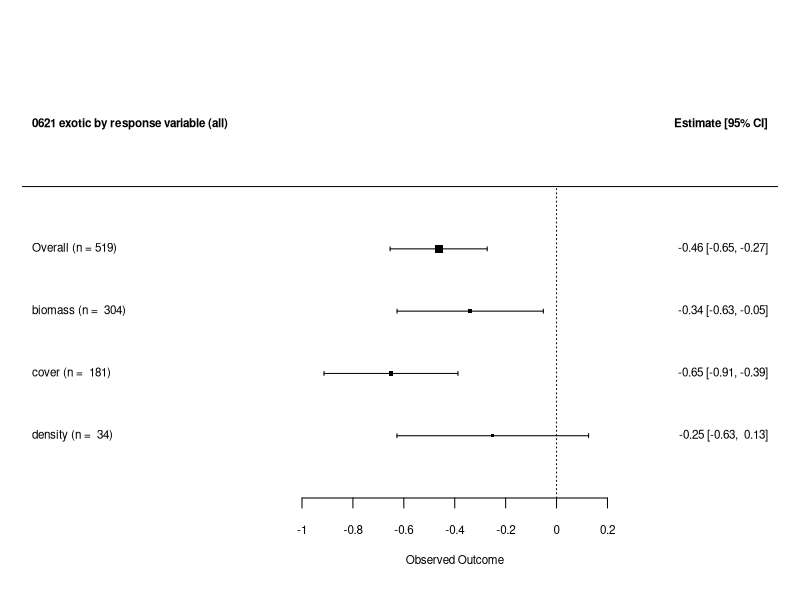
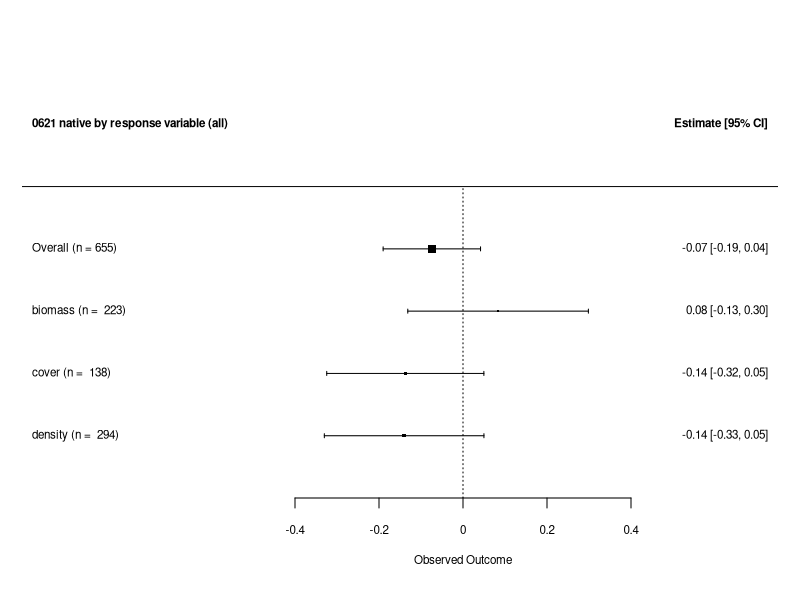
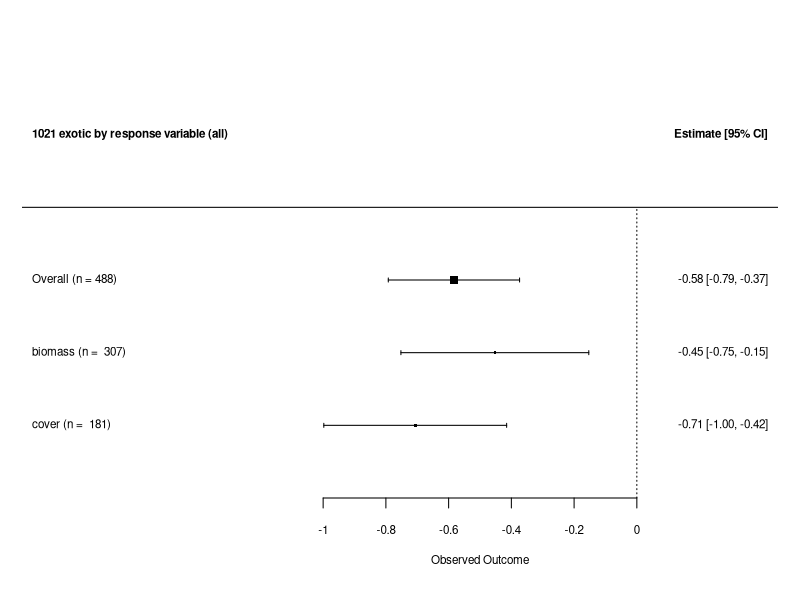

Recreate these plots in R, in order. (Note: this script raises an error after producing the figures.)
library(tidyverse)
library(readxl)
library(metafor)

# Functions ---------------------------------------------------------------

single.mod.cat <- function(dat, var, dat.mv, dat.mv.var, h) {
  print(dat.mv.var)
  print(noquote(paste("QM/QT =", dat.mv.var[["QM"]] / sum(dat.mv.var[["QE"]], dat.mv.var[["QM"]]))))
  
  n.forest <- count(dat, !!sym(var))
  colnames(n.forest) <- c("moderator", "n")
  n.forest$end <- rep(")", dim(n.forest)[1])
  n.forest$n <- paste(n.forest$n, n.forest$end, sep = "")
  n.forest$start <- rep("(n = ", dim(n.forest)[1])
  n.forest$n <- paste(n.forest$start, n.forest$n)
  n.forest$var_col <- paste(n.forest$moderator, n.forest$n)
  n.forest <- n.forest %>% 
    filter(!is.na(moderator))
  overall <- paste("Overall (n = ", dat.mv$k, ")", sep = "")
  
  forest(x = c(dat.mv[[1]], dat.mv.var[[1]]),
         ci.lb = c(dat.mv[[6]], dat.mv.var[[6]]),
         ci.ub = c(dat.mv[[7]], dat.mv.var[[7]]),
         slab = c(overall, n.forest$var_col),
         header = h,
         cex = 0.7)
}


###########################################################################
# 0621 data
###########################################################################

# Load data (0621) --------------------------------------------------------

raw <- read_xlsx("C-addition-studies.xlsx", sheet = "screen 3_data (1 res)")
raw$plant_apgfs <- paste(raw$plant_anper, raw$plant_gfs, sep = " ")
raw$C_app_tm <- raw$duration_first - raw$duration_last
raw$C_app_ma <- raw$C_app_tm / raw$C_app

# Data wrangling
trt.cntrl.se.sd <- c("biomass_mean_trt", "biomass_SE_trt", "biomass_SD_trt",
                     "biomass_mean_cntrl", "biomass_SE_cntrl", "biomass_SD_cntrl")
to.drop <- c("biomass_SE_trt", "biomass_SE_cntrl", "to_sd_trt", "to_sd_cntrl")
biomass <- raw %>% 
  select(!(contains("cover"))) %>% 
  select(!contains("density")) %>% 
  filter(!is.na(biomass_mean_trt)) %>% 
  mutate_at(trt.cntrl.se.sd, as.numeric) %>% 
  mutate(to_sd_trt = biomass_SE_trt * sqrt(n_trt)) %>% 
  mutate(to_sd_cntrl = biomass_SE_cntrl * sqrt(n_cntrl)) %>% 
  mutate(biomass_SD_trt = paste(biomass_SD_trt, to_sd_trt)) %>% 
  mutate(biomass_SD_trt = str_remove(biomass_SD_trt, pattern = "NA"), .keep = "unused") %>% 
  mutate(biomass_SD_cntrl = paste(biomass_SD_cntrl, to_sd_cntrl)) %>% 
  mutate(biomass_SD_cntrl = str_remove(biomass_SD_cntrl, pattern = "NA"), .keep = "unused") %>% 
  select(-all_of(to.drop)) %>% 
  mutate_at(c("biomass_SD_trt", "biomass_SD_cntrl"), as.numeric) %>% 
  rename(mean_trt = biomass_mean_trt) %>% 
  rename(mean_cntrl = biomass_mean_cntrl) %>% 
  rename(SD_trt = biomass_SD_trt) %>% 
  rename(SD_cntrl = biomass_SD_cntrl)
biomass$res <- rep("biomass", nrow(biomass))

trt.cntrl.se.sd <- c("cover_mean_trt", "cover_SE_trt", "cover_SD_trt",
                     "cover_mean_cntrl", "cover_SE_cntrl", "cover_SD_cntrl")
to.drop <- c("cover_SE_trt", "cover_SE_cntrl", "to_sd_trt", "to_sd_cntrl")
cover <- raw %>% 
  select(!(contains("biomass"))) %>% 
  select(!contains("density")) %>% 
  filter(!is.na(cover_mean_cntrl)) %>% 
  mutate_at(trt.cntrl.se.sd, as.numeric) %>% 
  mutate(to_sd_trt = cover_SE_trt * sqrt(n_trt)) %>% 
  mutate(to_sd_cntrl = cover_SE_cntrl * sqrt(n_cntrl)) %>% 
  mutate(cover_SD_trt = paste(cover_SD_trt, to_sd_trt)) %>% 
  mutate(cover_SD_trt = str_remove(cover_SD_trt, pattern = "NA"), .keep = "unused") %>% 
  mutate(cover_SD_cntrl = paste(cover_SD_cntrl, to_sd_cntrl)) %>% 
  mutate(cover_SD_cntrl = str_remove(cover_SD_cntrl, pattern = "NA"), .keep = "unused") %>% 
  select(-all_of(to.drop)) %>% 
  mutate_at(c("cover_SD_trt", "cover_SD_cntrl"), as.numeric)  %>% 
  rename(mean_trt = cover_mean_trt) %>% 
  rename(mean_cntrl = cover_mean_cntrl) %>% 
  rename(SD_trt = cover_SD_trt) %>% 
  rename(SD_cntrl = cover_SD_cntrl) # warning because one Burke point is blank (was <1)
cover$res <- rep("cover", nrow(cover))

trt.cntrl.se.sd <- c("density_mean_trt", "density_SE_trt", "density_SD_trt",
                     "density_mean_cntrl", "density_SE_cntrl", "density_SD_cntrl")
to.drop <- c("density_SE_trt", "density_SE_cntrl", "to_sd_trt", "to_sd_cntrl")
density <- raw %>% 
  select(!(contains("cover"))) %>% 
  select(!contains("biomass")) %>% 
  filter(!is.na(density_mean_trt)) %>% 
  mutate_at(trt.cntrl.se.sd, as.numeric) %>% 
  mutate(to_sd_trt = density_SE_trt * sqrt(n_trt)) %>% 
  mutate(to_sd_cntrl = density_SE_cntrl * sqrt(n_cntrl)) %>% 
  mutate(density_SD_trt = paste(density_SD_trt, to_sd_trt)) %>% 
  mutate(density_SD_trt = str_remove(density_SD_trt, pattern = "NA"), .keep = "unused") %>% 
  mutate(density_SD_cntrl = paste(density_SD_cntrl, to_sd_cntrl)) %>% 
  mutate(density_SD_cntrl = str_remove(density_SD_cntrl, pattern = "NA"), .keep = "unused") %>% 
  select(-all_of(to.drop)) %>% 
  filter(density_SD_trt != " NA") %>% 
  mutate_at(c("density_SD_trt", "density_SD_cntrl"), as.numeric)  %>% 
  rename(mean_trt = density_mean_trt) %>% 
  rename(mean_cntrl = density_mean_cntrl) %>% 
  rename(SD_trt = density_SD_trt) %>% 
  rename(SD_cntrl = density_SD_cntrl)
density$res <- rep("density", nrow(density))

all.1res <- rbind(biomass, cover, density)



# Exotic (0621) -----------------------------------------------------------

# Calculating effect size -------------------------------------------------

ex.0621 <- all.1res %>%
  filter(str_detect(plant_category, "exotic"))

ex.0621 <- escalc(measure = "SMD",
             n1i = n_trt,
             n2i = n_cntrl,
             m1i = mean_trt,
             m2i = mean_cntrl,
             sd1i = SD_trt,
             sd2i = SD_cntrl,
             data = ex.0621)

ex.0621 <- ex.0621 %>% 
  filter(!is.na(yi)) # 607 to 519 obs


# No moderators -----------------------------------------------------------

ex.0621.mv <- rma.mv(yi = yi,
                V = vi,
                random = ~ 1 | exp_ID / obs_ID,
                data = ex.0621)
print(ex.0621.mv)
predict(ex.0621.mv)
ex.0621.mv[["QM"]] / sum(ex.0621.mv[["QE"]], ex.0621.mv[["QM"]])

# I^2
W <- diag(1 / ex.0621$vi)
X <- model.matrix(ex.0621.mv)
P <- W - W %*% X %*% solve(t(X) %*% W %*% X) %*% t(X) %*% W
100 * sum(ex.0621.mv$sigma2) / (sum(ex.0621.mv$sigma2) + (ex.0621.mv$k-ex.0621.mv$p)/sum(diag(P)))

100 * ex.0621.mv$sigma2 / (sum(ex.0621.mv$sigma2) + (ex.0621.mv$k-ex.0621.mv$p)/sum(diag(P)))

# Response variable -------------------------------------------------------

ex.0621.mv.res <- rma.mv(yi = yi,
                    V = vi,
                    random = ~ 1 | exp_ID / obs_ID,
                    data = ex.0621,
                    mods = ~ factor(res) - 1)

h <- c("0621 exotic by response variable (all)", "Estimate [95% CI]")
single.mod.cat(ex.0621, "res", ex.0621.mv, ex.0621.mv.res, h)

# Biomass & cover are significant; density is not
# Response variables are not responding in the same way
# But there are only 34 density points



# Native (0621) -----------------------------------------------------------

# Calculating effect size -------------------------------------------------

nt <- all.1res %>%
  filter(str_detect(plant_category, "native"))

nt <- escalc(measure = "SMD",
             n1i = n_trt,
             n2i = n_cntrl,
             m1i = mean_trt,
             m2i = mean_cntrl,
             sd1i = SD_trt,
             sd2i = SD_cntrl,
             data = nt)

nt <- nt %>% 
  filter(!is.na(yi)) # 1125 to 655 obs


# No moderators -----------------------------------------------------------

nt.mv <- rma.mv(yi = yi,
                V = vi,
                random = ~ 1 | exp_ID / obs_ID,
                data = nt)
print(nt.mv)
predict(nt.mv)
nt.mv[["QM"]] / sum(nt.mv[["QE"]], nt.mv[["QM"]])

# I^2
W <- diag(1 / nt$vi)
X <- model.matrix(nt.mv)
P <- W - W %*% X %*% solve(t(X) %*% W %*% X) %*% t(X) %*% W
100 * sum(nt.mv$sigma2) / (sum(nt.mv$sigma2) + (nt.mv$k-nt.mv$p)/sum(diag(P)))

100 * nt.mv$sigma2 / (sum(nt.mv$sigma2) + (nt.mv$k-nt.mv$p)/sum(diag(P)))



# Response variable -------------------------------------------------------

nt.mv.res <- rma.mv(yi = yi,
                    V = vi,
                    random = ~ 1 | exp_ID / obs_ID,
                    data = nt,
                    mods = ~ factor(res) - 1)

h <- c("0621 native by response variable (all)", "Estimate [95% CI]")
single.mod.cat(nt, "res", nt.mv, nt.mv.res, h)

# Nothing is significant
# Response variables are all responding in the same way



###########################################################################
# Exotic with density data
###########################################################################

# Load data (1021), overwrite objects -------------------------------------

raw <- read_xlsx("C-addition-studies.xlsx", sheet = "screen 3_data (biocov)")
raw$plant_apgfs <- paste(raw$plant_anper, raw$plant_gfs, sep = " ")
raw$C_app_tm <- raw$duration_first - raw$duration_last
raw$C_app_ma <- raw$C_app_tm / raw$C_app

# Data wrangling
trt.cntrl.se.sd <- c("biomass_mean_trt", "biomass_SE_trt", "biomass_SD_trt",
                     "biomass_mean_cntrl", "biomass_SE_cntrl", "biomass_SD_cntrl")
to.drop <- c("biomass_SE_trt", "biomass_SE_cntrl", "to_sd_trt", "to_sd_cntrl")
biomass <- raw %>% 
  select(!(contains("cover"))) %>% 
  select(!contains("density")) %>% 
  filter(!is.na(biomass_mean_trt)) %>% 
  mutate_at(trt.cntrl.se.sd, as.numeric) %>% 
  mutate(to_sd_trt = biomass_SE_trt * sqrt(n_trt)) %>% 
  mutate(to_sd_cntrl = biomass_SE_cntrl * sqrt(n_cntrl)) %>% 
  mutate(biomass_SD_trt = paste(biomass_SD_trt, to_sd_trt)) %>% 
  mutate(biomass_SD_trt = str_remove(biomass_SD_trt, pattern = "NA"), .keep = "unused") %>% 
  mutate(biomass_SD_cntrl = paste(biomass_SD_cntrl, to_sd_cntrl)) %>% 
  mutate(biomass_SD_cntrl = str_remove(biomass_SD_cntrl, pattern = "NA"), .keep = "unused") %>% 
  select(-all_of(to.drop)) %>% 
  mutate_at(c("biomass_SD_trt", "biomass_SD_cntrl"), as.numeric) %>% 
  rename(mean_trt = biomass_mean_trt) %>% 
  rename(mean_cntrl = biomass_mean_cntrl) %>% 
  rename(SD_trt = biomass_SD_trt) %>% 
  rename(SD_cntrl = biomass_SD_cntrl)
biomass$res <- rep("biomass", nrow(biomass))

trt.cntrl.se.sd <- c("cover_mean_trt", "cover_SE_trt", "cover_SD_trt",
                     "cover_mean_cntrl", "cover_SE_cntrl", "cover_SD_cntrl")
to.drop <- c("cover_SE_trt", "cover_SE_cntrl", "to_sd_trt", "to_sd_cntrl")
cover <- raw %>% 
  select(!(contains("biomass"))) %>% 
  select(!contains("density")) %>% 
  filter(!is.na(cover_mean_cntrl)) %>% 
  mutate_at(trt.cntrl.se.sd, as.numeric) %>% 
  mutate(to_sd_trt = cover_SE_trt * sqrt(n_trt)) %>% 
  mutate(to_sd_cntrl = cover_SE_cntrl * sqrt(n_cntrl)) %>% 
  mutate(cover_SD_trt = paste(cover_SD_trt, to_sd_trt)) %>% 
  mutate(cover_SD_trt = str_remove(cover_SD_trt, pattern = "NA"), .keep = "unused") %>% 
  mutate(cover_SD_cntrl = paste(cover_SD_cntrl, to_sd_cntrl)) %>% 
  mutate(cover_SD_cntrl = str_remove(cover_SD_cntrl, pattern = "NA"), .keep = "unused") %>% 
  select(-all_of(to.drop)) %>% 
  mutate_at(c("cover_SD_trt", "cover_SD_cntrl"), as.numeric)  %>% 
  rename(mean_trt = cover_mean_trt) %>% 
  rename(mean_cntrl = cover_mean_cntrl) %>% 
  rename(SD_trt = cover_SD_trt) %>% 
  rename(SD_cntrl = cover_SD_cntrl) # warning because one Burke point is blank (was <1)
cover$res <- rep("cover", nrow(cover))

all.1res <- rbind(biomass, cover, density)




###########################################################################
# Exotic without any density data
###########################################################################

all.1res <- rbind(biomass, cover)

# Calculating effect size -------------------------------------------------

ex <- all.1res %>%
  filter(str_detect(plant_category, "exotic"))

ex <- escalc(measure = "SMD",
             n1i = n_trt,
             n2i = n_cntrl,
             m1i = mean_trt,
             m2i = mean_cntrl,
             sd1i = SD_trt,
             sd2i = SD_cntrl,
             data = ex)

ex <- ex %>% 
  filter(!is.na(yi)) # 568 to 488 obs


# No moderators -----------------------------------------------------------

ex.mv <- rma.mv(yi = yi,
                V = vi,
                random = ~ 1 | exp_ID / obs_ID,
                data = ex)
print(ex.mv)
predict(ex.mv)
ex.mv[["QM"]] / sum(ex.mv[["QE"]], ex.mv[["QM"]])

# I^2
W <- diag(1 / ex$vi)
X <- model.matrix(ex.mv)
P <- W - W %*% X %*% solve(t(X) %*% W %*% X) %*% t(X) %*% W
100 * sum(ex.mv$sigma2) / (sum(ex.mv$sigma2) + (ex.mv$k-ex.mv$p)/sum(diag(P)))

100 * ex.mv$sigma2 / (sum(ex.mv$sigma2) + (ex.mv$k-ex.mv$p)/sum(diag(P)))


# Response variable -------------------------------------------------------

ex.mv.res <- rma.mv(yi = yi,
                    V = vi,
                    random = ~ 1 | exp_ID / obs_ID,
                    data = ex,
                    mods = ~ factor(res) - 1)

h <- c("1021 exotic by response variable (all)", "Estimate [95% CI]")
single.mod.cat(ex, "res", ex.mv, ex.mv.res, h)

# Biomass & cover are significant



save.image(".RData/2110_density-removed.RData")
